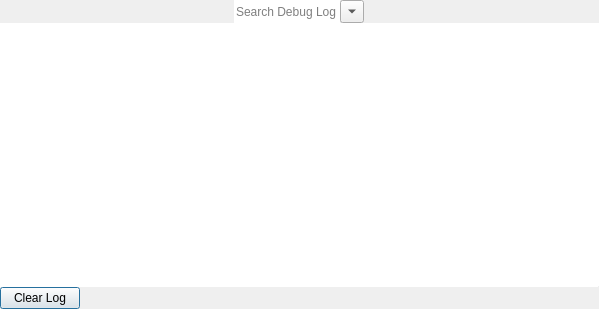
<?xml version="1.0" encoding="UTF-8"?>
<ui version="4.0">
 <class>DebugLogWindow</class>
 <widget class="QDialog" name="DebugLogWindow">
  <property name="geometry">
   <rect>
    <x>0</x>
    <y>0</y>
    <width>599</width>
    <height>309</height>
   </rect>
  </property>
  <property name="windowTitle">
   <string>Debug Log</string>
  </property>
  <layout class="QVBoxLayout" name="verticalLayout">
   <property name="spacing">
    <number>0</number>
   </property>
   <property name="leftMargin">
    <number>0</number>
   </property>
   <property name="topMargin">
    <number>0</number>
   </property>
   <property name="rightMargin">
    <number>0</number>
   </property>
   <property name="bottomMargin">
    <number>0</number>
   </property>
   <item>
    <widget class="QWidget" name="widget_2" native="true">
     <layout class="QVBoxLayout" name="verticalLayout_2">
      <property name="spacing">
       <number>0</number>
      </property>
      <property name="leftMargin">
       <number>0</number>
      </property>
      <property name="topMargin">
       <number>0</number>
      </property>
      <property name="rightMargin">
       <number>0</number>
      </property>
      <property name="bottomMargin">
       <number>0</number>
      </property>
      <item alignment="Qt::AlignHCenter">
       <widget class="QWidget" name="searchWidget" native="true">
        <layout class="QHBoxLayout" name="horizontalLayout_2">
         <property name="spacing">
          <number>0</number>
         </property>
         <property name="leftMargin">
          <number>0</number>
         </property>
         <property name="topMargin">
          <number>0</number>
         </property>
         <property name="rightMargin">
          <number>0</number>
         </property>
         <property name="bottomMargin">
          <number>0</number>
         </property>
         <item>
          <widget class="QLineEdit" name="searchField">
           <property name="sizePolicy">
            <sizepolicy hsizetype="Expanding" vsizetype="Preferred">
             <horstretch>0</horstretch>
             <verstretch>0</verstretch>
            </sizepolicy>
           </property>
           <property name="frame">
            <bool>false</bool>
           </property>
           <property name="placeholderText">
            <string>Search Debug Log</string>
           </property>
          </widget>
         </item>
         <item>
          <widget class="QToolButton" name="searchOptions">
           <property name="text">
            <string/>
           </property>
           <property name="icon">
            <iconset theme="go-down"/>
           </property>
           <property name="popupMode">
            <enum>QToolButton::InstantPopup</enum>
           </property>
           <property name="arrowType">
            <enum>Qt::DownArrow</enum>
           </property>
          </widget>
         </item>
        </layout>
       </widget>
      </item>
     </layout>
    </widget>
   </item>
   <item>
    <widget class="QTreeView" name="logView">
     <property name="frameShape">
      <enum>QFrame::NoFrame</enum>
     </property>
     <property name="rootIsDecorated">
      <bool>false</bool>
     </property>
     <property name="itemsExpandable">
      <bool>false</bool>
     </property>
     <property name="expandsOnDoubleClick">
      <bool>false</bool>
     </property>
    </widget>
   </item>
   <item>
    <widget class="Line" name="line">
     <property name="maximumSize">
      <size>
       <width>16777215</width>
       <height>1</height>
      </size>
     </property>
     <property name="orientation">
      <enum>Qt::Horizontal</enum>
     </property>
    </widget>
   </item>
   <item>
    <widget class="QWidget" name="widget" native="true">
     <layout class="QHBoxLayout" name="horizontalLayout">
      <property name="spacing">
       <number>0</number>
      </property>
      <property name="leftMargin">
       <number>0</number>
      </property>
      <property name="topMargin">
       <number>0</number>
      </property>
      <property name="rightMargin">
       <number>0</number>
      </property>
      <property name="bottomMargin">
       <number>0</number>
      </property>
      <item>
       <widget class="QPushButton" name="clearButton">
        <property name="text">
         <string>Clear Log</string>
        </property>
        <property name="icon">
         <iconset theme="edit-clear">
          <normaloff>.</normaloff>.</iconset>
        </property>
       </widget>
      </item>
      <item>
       <spacer name="horizontalSpacer">
        <property name="orientation">
         <enum>Qt::Horizontal</enum>
        </property>
        <property name="sizeHint" stdset="0">
         <size>
          <width>40</width>
          <height>20</height>
         </size>
        </property>
       </spacer>
      </item>
     </layout>
    </widget>
   </item>
  </layout>
  <action name="actionFilterContext">
   <property name="text">
    <string>Filter by Context</string>
   </property>
  </action>
 </widget>
 <resources/>
 <connections/>
</ui>
